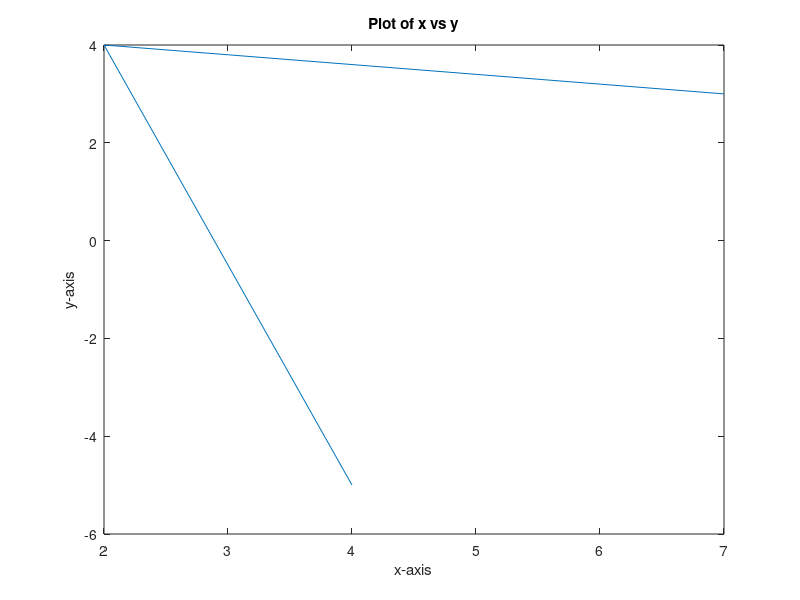
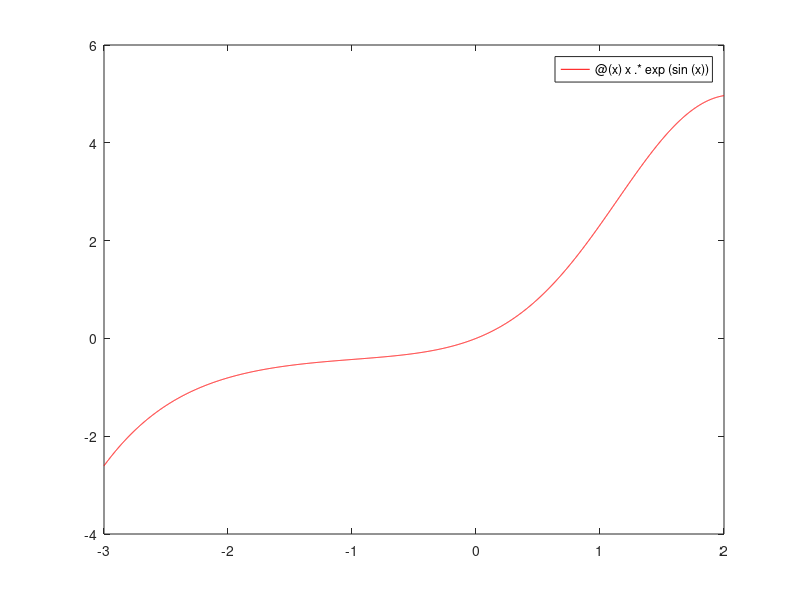
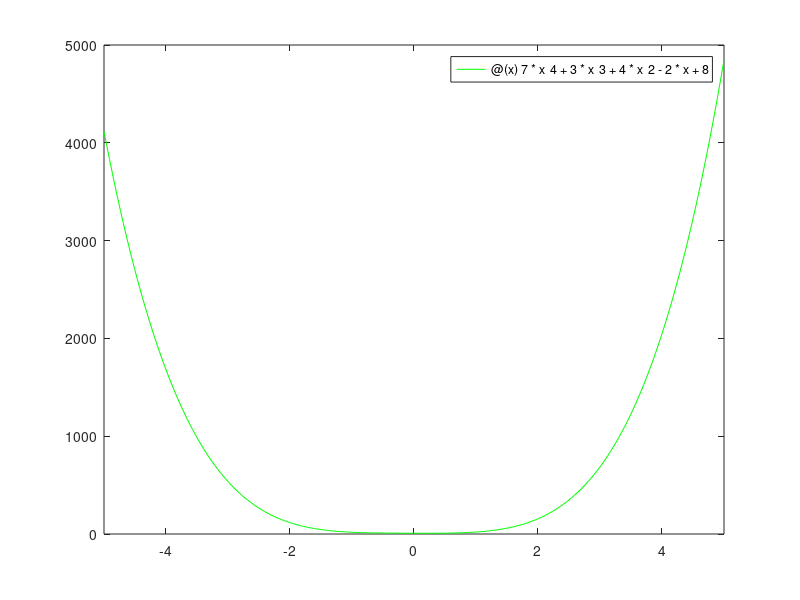

These charts were generated, in order, by the following MATLAB code:
clc
clear
% Iseseisev töö nr. 1

disp("Ülesanne 1.")
fprintf('a) %.4e\n', 2^(4^3)        );
fprintf('b) %.4f\n', (2^4)^3        );
fprintf('c) %.4f\n', log(cos(10^0)) );
fprintf('d) %.4f\n\n', log10(-pi)   );

disp("Ülesanne 2.")
fprintf('a) %.4f\n', 5*sqrt(3)/8 + 15*(1/13 - 2/(5*4^3) - 1/(8*2^5)) );
fprintf('b) %.4f\n\n', sqrt(2 + sqrt(2 + sqrt(2 + sqrt(2)))) );

disp("Ülesanne 3.")
tic;
(-64.)^(1/3)    % NOTE: What????
toc

tic;
-64.^(1/3)      % Normaalne viis. Kõige kiirem.
toc

tic;
nthroot(-64, 3)
toc
fprintf("\n");

disp("Ülesanne 4.")
r = 3;
h = 13;
V = pi*(r^2)*h
fprintf("\n");

disp("Ülesanne 5.")
x4  = 4.0
mn_ = 2.0
pi  = 3
%_x7 = 7.0
y2z = 2.0
%3y = 3.0
fprintf("\n");

disp("Ülesanne 6.")
[1:6]
[5:9]
[1:3:10]
[3:2:14]
fprintf("\n");

disp("Ülesanne 7.")
disp("y = linspace(x1,x2) tagastab rea vektori, mis koosneb 100 ühtlaselt jaotatud punktist vahemikus x1 kuni x2.")
disp("y = linspace(x1,x2,n) genereerib n punkti. Punktide vahe on (x2-x1)/(n-1).")
fprintf("\n");

disp("Ülesanne 8.")
linspace(1,4,2)
linspace(1,4,6)
fprintf("\n");

disp("Ülesanne 9.")
disp("a ^ 3  - astendamine")
disp("a .^ 3 - komponentide kaupa astendamine")
fprintf("\n");

disp("Ülesanne 10.")
sum = 0.0;
for i = 1:51    % 2n-1=101 --> 2n=102 --> n=51
    sum = sum + 1/(2*i-1);
end
sum
fprintf("\n");

disp("Ülesanne 11.")
alpha = [0., 30., 45., 60., 90.];
for j = 1:length(alpha)
    disp( (sin(alpha(j)))^2 + (cos(alpha(j)))^2 == 1 )
end
fprintf("\n");

disp("Ülesanne 12.")
A = [ 4. -1. 3. 10.
      0.  7. 9. 12.
     21. -6. 2.  8.];

B = [15. -12.  0.  4.
      1.   6. -3.  1.
     -5.   5.  14.  20.]; 

C = [-4.   7.  3. 11.
     31. -18. -2.  4.
     70.   1.  2. 22.];

(5*A - 8*B) * transpose(C)
fprintf("\n");

disp("Ülesanne 13.")
[0, 1; 2, 3]^2
[0, 1; 2, 3].^2
fprintf("\n");

disp("Ülesanne 14.")
clear A B 
A = [1. -1.  3. 0.
     2.  0. -1. 2.];

B = [4. 2. -1. 2.
     3. 1.  5. 0.];
    
A+B
A.*B
A/B
A./B
A.^B
fprintf("\n");

disp("Ülesanne 15.")
clear A B
A = [1  5; 12 7; 4 3]
B = [-9 2 9; 15 6 11]

%C = A*B;
%fprintf('a) C = A*B %.4f\n', C);
%fprintf('b) C^T, C^-1, det(C) %.4f\n', C);

disp("a) C = A*B")
C = A*B

disp("b) C^T")
transpose(C)

disp("C^-1")
inv(C)    % NOTE: Pöördmaatriksit vist ei leidu.

disp("det(C)")
det(C)

fprintf("\nc) a_22 - 6b_13\n");
A(2,2) - 6*B(1,3)
fprintf("\n");


disp("Ülesanne 16.")
a = [4, 3 , -5, 6];
b = [8; -2; 1; 9];
a*b
fprintf("\n");

disp("Ülesanne 17.")
clear A
A = [1 2 3 4 5 6 7; 9 7 5 3 1 -1 -3; 4 8 16 32 64 128 256]

%Alternatiivselt
A = zeros(3, 7);
for n = 1:7
    A(1, n) = n;
    A(2, n) = 9-2*(n-1);
    A(3, n) = 2^(2+(n-1));
end
A
fprintf("\n");

disp("Ülesanne 18.")
clear A
A = [ 5.  6. -2. 10.  4.  7.
      8.  1.  3.  0. -9. 12.
     -6.  5.  7. 24. 41.  5.
      3. -3. 15. -6.  2. -7.
      0. 41.  9. -1.  3.  8.];

A(4, 3)
A(4, :)
A(:, 2)
fprintf("\n");

disp("Ülesanne 19.")
a = rand(1, 10);
b = rand(1, 10);

disp('a)')
disp(a.^3 .* sqrt(b))

disp('b)')
disp( nthroot(a, 5) ./ (b - 3*log(a)) )
fprintf("\n");

disp("Ülesanne 20.")
disp("I = eye(n) tagastab n x n ühikmaatriksi, mille peadiagonaalil on ühed ja mujal nullid.")
disp("Suurus n on maatriksi ridade ja veergude arv. Samuti ka ühtede arv peadiagonaalil.")
fprintf("\n");

disp("Ülesanne 21.")
%y = @(x) 7.*x.^4 + 3.*x.^3 + 4.*x.^2 - 2.*x + 8
y = @(x) 7*x^4 + 3*x^3 + 4*x^2 - 2*x + 8
figure(3)
fplot(y, [-5, 5], 'green')

disp("Ülesanne 22.")
x = [4 2 7]
y = [-5 4 3]
figure(1)
plot(x, y)
xlabel('x-axis')
ylabel('y-axis')
title('Plot of x vs y')

disp("Ülesanne 23.")
clear pi
pi = 4.0*atan(1.0);
x = 0:pi/100:2*pi;
y = @(x) x .* exp(sin(x)); 
figure(2)
fplot(y, [-3, 2], 'red')
